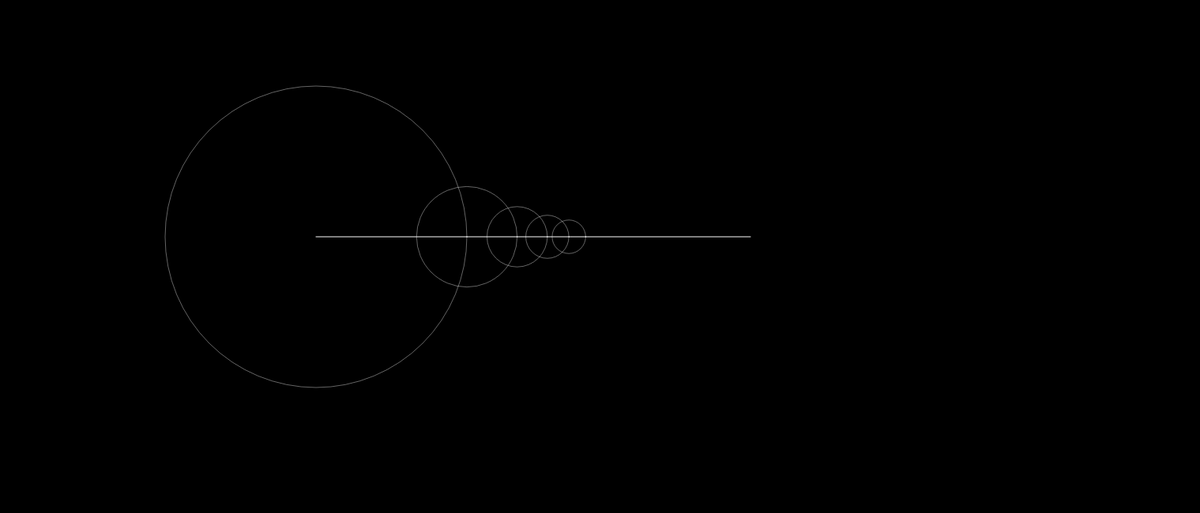
Frame 1 (no input)
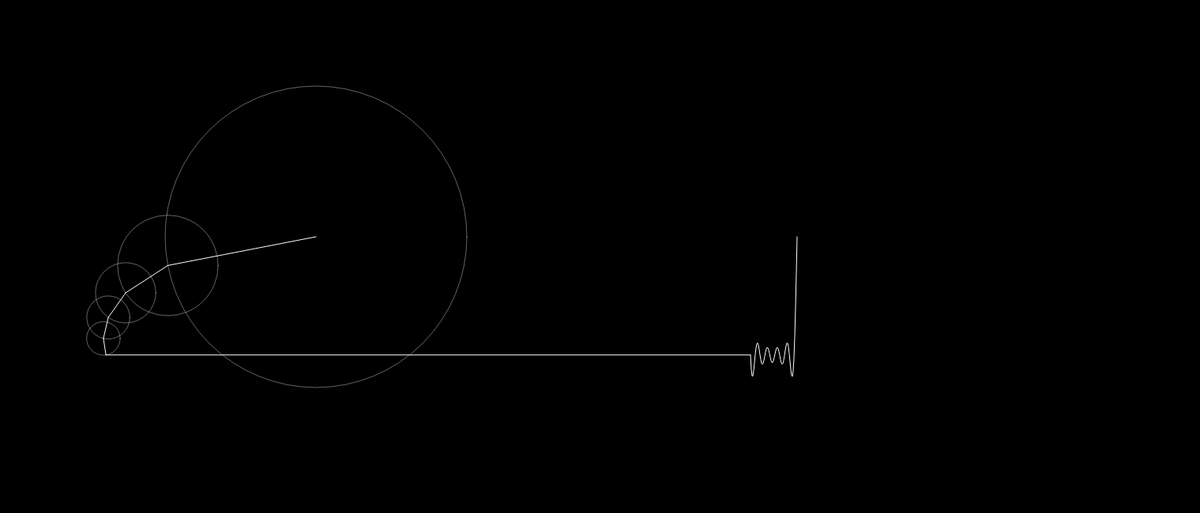
Frame 60 (no input)
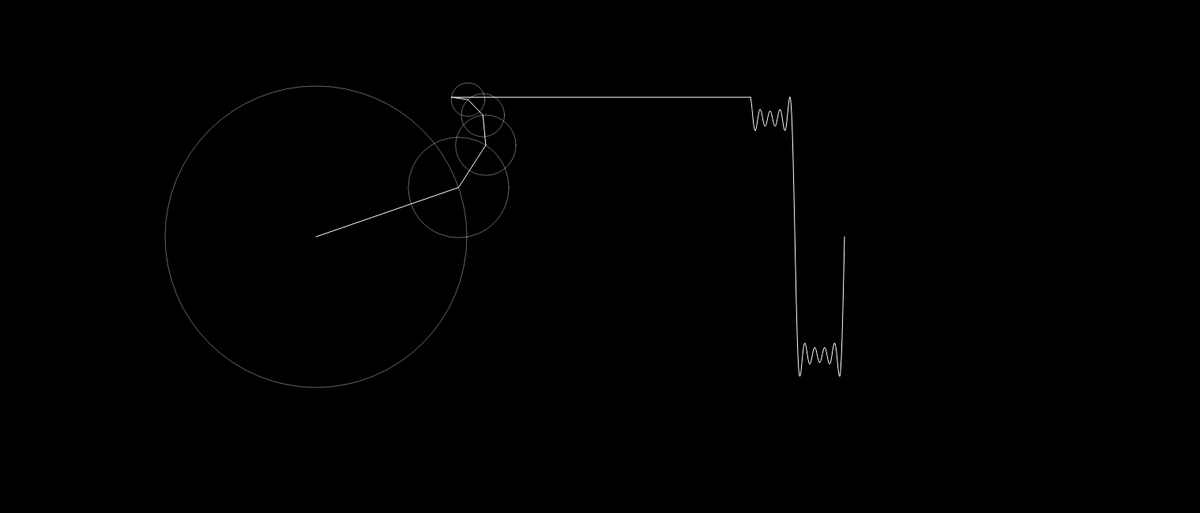
Frame 120 (the mouse pressed at the canvas centre since frame 60)

The p5.js sketch that drew these frames (run headless with seeded random() and noise() and a simulated clock; from frame 60 on, the mouse is pressed at the canvas centre):

// p5.js sketch
// ── sketch.js
let time = 0;
let wave = [];
let path = [];

let slider;

function setup() {
  createCanvas(1519, 650);
  slider = createSlider(1, 10, 5);
}

function draw() {
  background(0);
  translate(400, 300);

  let x = 0;
  let y = 0;

  for (let i = 0; i < slider.value(); i++) {
    let prevx = x;
    let prevy = y;

    let n = i * 2 + 1;
    let radius = 150 * (4 / (n * PI));
    x += radius * cos(n * time);
    y += radius * sin(n * time);

    stroke(255, 100);
    noFill();
    ellipse(prevx, prevy, radius * 2);

    //fill(255);
    stroke(255);
    line(prevx, prevy, x, y);
    //ellipse(x, y, 8);
  }
  wave.unshift(y);


  translate(550, 0);
  line(x - 550, y, 0, wave[0]);
  beginShape();
  noFill();
  for (let i = 0; i < wave.length; i++) {
    vertex(i, wave[i]);
  }
  endShape();

  time += 0.05;


  if (wave.length > 800) {
    wave.pop();
  }
}
